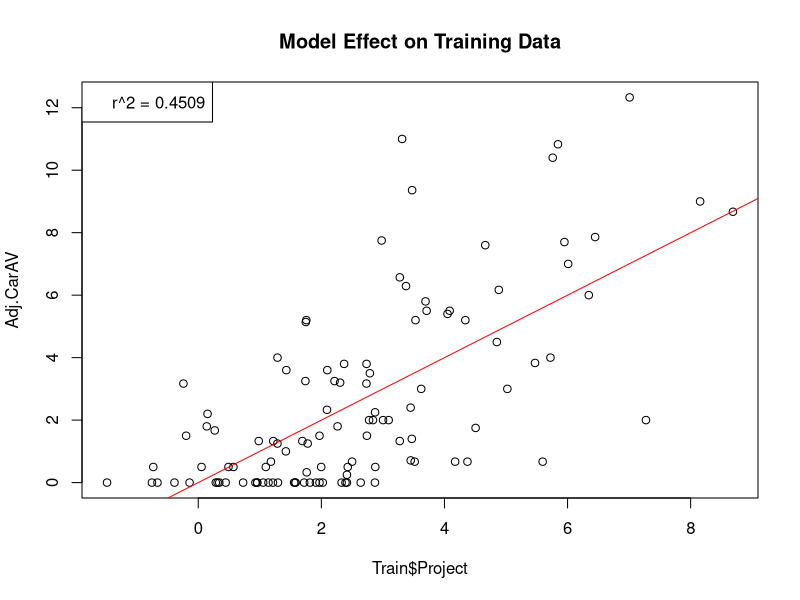
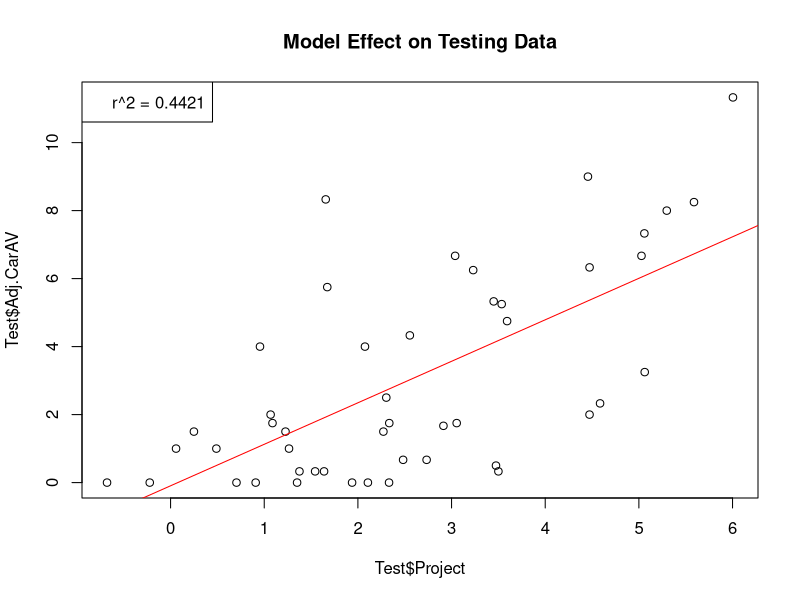

The R source for these figures, in order:
#import data
Train<-read.csv("WRTraining.csv",header = TRUE)
Test<-read.csv("WRTest.csv",header=TRUE)
attach(Train)

#create multi linear regression model
trainmodel <- lm(Adj.CarAV ~ YDPTA + TDPTA + Rush.Attempts
                 + Rush.Yards + Rush.TD + P.Yds +
                 BO.Age + Draft.Pick
                 + Weight + X40.time + X3.cone)
summary(trainmodel)

#add projections to dataframe
Train$Project <- predict(trainmodel,Train)
Test$Project <- predict(trainmodel,Test)

#set models for plots
testmodel<-lm(Test$Adj.CarAV ~ Test$Project)
summary(testmodel)
trainplot<-lm(Adj.CarAV ~ Train$Project)
summary(trainplot)

#scatterplots
plot(Train$Project, Adj.CarAV)
title(main="Model Effect on Training Data")
legend(x='topleft',legend="r^2 = 0.4509")
abline(trainplot,col="red")

plot(Test$Project, Test$Adj.CarAV)
title(main="Model Effect on Testing Data")
legend(x='topleft',legend="r^2 = 0.4421")
abline(testmodel,col="red")
